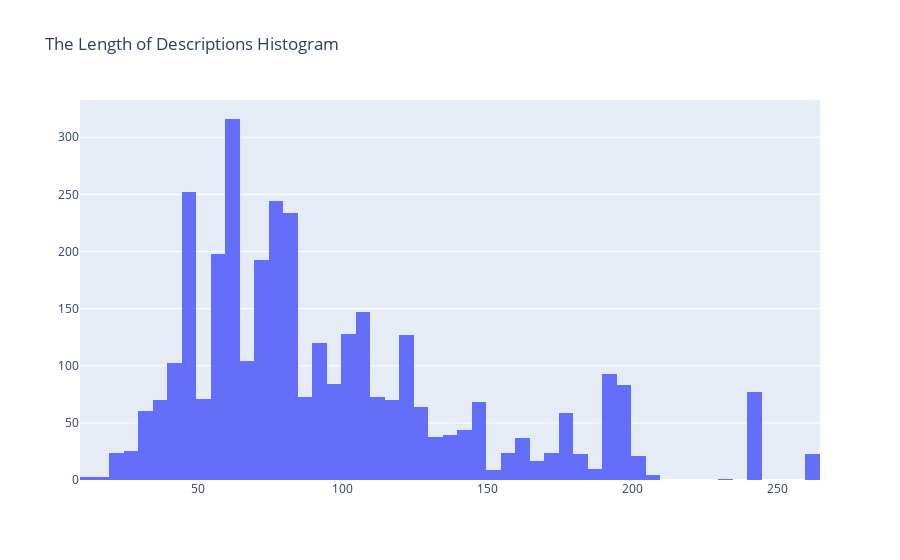

Notebook code cell kept with this figure:
### Code cell
import plotly.graph_objects as go
fig = go.Figure(data=[go.Histogram(x=name_len)])
fig.update_layout(title_text='The Length of Descriptions Histogram')
fig.show()

### Figure 1 — Plotly figure (JSON) as saved in the notebook; plotly's stock layout.template omitted (floating-point values rounded to 4 significant figures; data arrays with more than 128 entries replaced by an {"elided": "..."} marker saying what was removed)
{"data": [{"type": "histogram", "x": {"elided": "3479 int values"}}], "layout": {"title": {"text": "The Length of Descriptions Histogram"}}}
